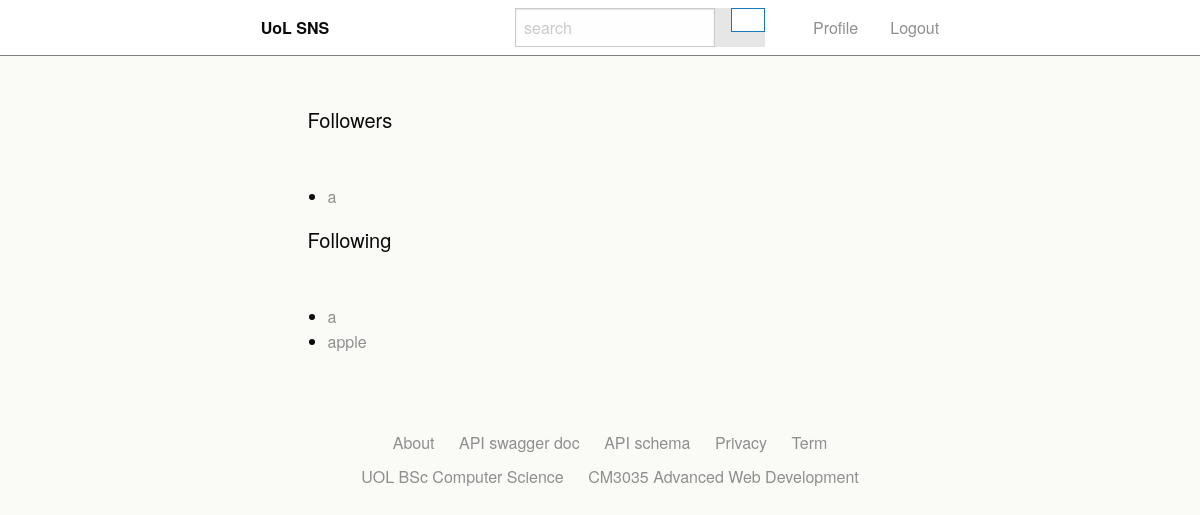
Screenshot of /friend_list/ (signed in) with the database file from the repository.
### snsApp/models.py (models this page shows)
class Follower(models.Model):
    user = models.CharField(max_length=200)
    follower = models.CharField(max_length=200)
    chat_room = models.CharField(max_length=100, null=True)

### snsApp/views.py (the view)
# urls.py: path('friend_list/', views.network_list, name='network-list'),
def network_list(request):
    if request.method == "GET":
        follower_list=[]
        followers = Follower.objects.filter(user=request.user)
        for user in followers:
            follower_list.append(user)
        following_list=[]
        followings = Follower.objects.filter(follower=request.user)
        for user in followings:
            following_list.append(user)
        return render(request, "snsApp/network.html", {"follower_list":follower_list, "following_list":following_list})
    else:
        return HttpResponseRedirect("user_home/")

### snsApp/templates/snsApp/network.html (shortened to what this page needs)
{% include "./header.html" %}
<body>
  {% include "./nav.html" %}
  <div class="grid-containor">
    <div class="grid-x grid-margin-x">
      <div class="cell large-7">
        <h5 style="margin-bottom:50px;">Followers</h5>
        <ul>
          {% for user in follower_list %}
            <li><a href="/{{ user.follower }}/">{{ user.follower }}</a></li>
          {% endfor %}
        </ul>
        <h5 style="margin-bottom:50px;">Following</h5>
        <ul>
          {% for user in following_list %}
          <li><a href="/{{ user.user }}/">{{ user.user }}</a></li>
          {% endfor %}
        </ul>
      </div>
    </div>
  </div>
  {% include "./footer.html" %}
</body>

### snsApp/static/css/stylesheet.css (style rules this page uses)
body { background-color: #FAFAF6; }
.cell { height: 100%; }
.grid-containor { padding-top: 50px; }
a { color: #8f8f8f; }

### rows the page displays
Follower: follower "a"
Follower: user "a"
Follower: user "apple"
